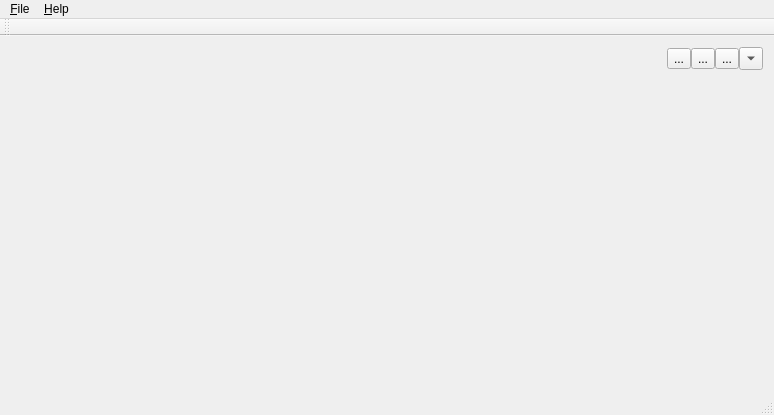
<?xml version="1.0" encoding="UTF-8"?>
<ui version="4.0">
 <class>MainWindow</class>
 <widget class="QMainWindow" name="MainWindow">
  <property name="geometry">
   <rect>
    <x>0</x>
    <y>0</y>
    <width>774</width>
    <height>415</height>
   </rect>
  </property>
  <property name="windowTitle">
   <string>Unit Test Monitor</string>
  </property>
  <property name="windowIcon">
   <iconset resource="../resources/UnitTestMonitor.qrc">
    <normaloff>:/images/utm48.png</normaloff>:/images/utm48.png</iconset>
  </property>
  <property name="styleSheet">
   <string notr="true"/>
  </property>
  <widget class="QWidget" name="centralWidget">
   <layout class="QVBoxLayout" name="centralVerticalLayout">
    <property name="spacing">
     <number>0</number>
    </property>
    <item>
     <widget class="QStackedWidget" name="stackedWidgetGetStarted">
      <property name="currentIndex">
       <number>0</number>
      </property>
      <widget class="QWidget" name="pageApp">
       <layout class="QVBoxLayout" name="verticalLayout_2">
        <property name="spacing">
         <number>0</number>
        </property>
        <property name="leftMargin">
         <number>0</number>
        </property>
        <property name="topMargin">
         <number>0</number>
        </property>
        <property name="rightMargin">
         <number>0</number>
        </property>
        <property name="bottomMargin">
         <number>0</number>
        </property>
        <item>
         <widget class="QWidget" name="branchTabsWidget" native="true">
          <layout class="QHBoxLayout" name="branchTabsLayout">
           <property name="spacing">
            <number>0</number>
           </property>
           <property name="leftMargin">
            <number>0</number>
           </property>
           <property name="topMargin">
            <number>0</number>
           </property>
           <property name="rightMargin">
            <number>0</number>
           </property>
           <property name="bottomMargin">
            <number>0</number>
           </property>
           <item>
            <widget class="QWidget" name="branchTabsBar" native="true">
             <layout class="QHBoxLayout" name="branchTabsBarLayout">
              <property name="spacing">
               <number>0</number>
              </property>
              <property name="leftMargin">
               <number>0</number>
              </property>
              <property name="topMargin">
               <number>0</number>
              </property>
              <property name="rightMargin">
               <number>0</number>
              </property>
              <property name="bottomMargin">
               <number>0</number>
              </property>
             </layout>
            </widget>
           </item>
           <item>
            <spacer name="branchTabsHorizontalSpacer">
             <property name="orientation">
              <enum>Qt::Horizontal</enum>
             </property>
             <property name="sizeHint" stdset="0">
              <size>
               <width>40</width>
               <height>20</height>
              </size>
             </property>
            </spacer>
           </item>
           <item>
            <widget class="QWidget" name="branchTabsToolBar" native="true">
             <layout class="QHBoxLayout" name="branchTabsToolBarLayout">
              <property name="spacing">
               <number>0</number>
              </property>
              <property name="leftMargin">
               <number>0</number>
              </property>
              <property name="topMargin">
               <number>0</number>
              </property>
              <property name="rightMargin">
               <number>0</number>
              </property>
              <property name="bottomMargin">
               <number>0</number>
              </property>
              <item>
               <widget class="QToolButton" name="updateBranchToolButton">
                <property name="toolTip">
                 <string>Update current branch</string>
                </property>
                <property name="text">
                 <string>...</string>
                </property>
                <property name="icon">
                 <iconset resource="../resources/UnitTestMonitor.qrc">
                  <normaloff>:/images/update.png</normaloff>:/images/update.png</iconset>
                </property>
               </widget>
              </item>
              <item>
               <widget class="QToolButton" name="addBranchToolButton">
                <property name="toolTip">
                 <string>Add a branch</string>
                </property>
                <property name="text">
                 <string>...</string>
                </property>
                <property name="icon">
                 <iconset resource="../resources/UnitTestMonitor.qrc">
                  <normaloff>:/images/add_branch.png</normaloff>:/images/add_branch.png</iconset>
                </property>
               </widget>
              </item>
              <item>
               <widget class="QToolButton" name="removeBranchToolButton">
                <property name="toolTip">
                 <string>Remove a branch</string>
                </property>
                <property name="text">
                 <string>...</string>
                </property>
                <property name="icon">
                 <iconset resource="../resources/UnitTestMonitor.qrc">
                  <normaloff>:/images/remove_branch.png</normaloff>:/images/remove_branch.png</iconset>
                </property>
               </widget>
              </item>
              <item>
               <widget class="QToolButton" name="branchTabsToolsMenu">
                <property name="toolTip">
                 <string>More branch actions</string>
                </property>
                <property name="text">
                 <string>...</string>
                </property>
                <property name="popupMode">
                 <enum>QToolButton::InstantPopup</enum>
                </property>
                <property name="arrowType">
                 <enum>Qt::DownArrow</enum>
                </property>
               </widget>
              </item>
             </layout>
            </widget>
           </item>
          </layout>
         </widget>
        </item>
        <item>
         <widget class="QStackedWidget" name="stackedWidget">
          <property name="currentIndex">
           <number>0</number>
          </property>
          <widget class="QWidget" name="noTabPage">
           <layout class="QGridLayout" name="gridLayout">
            <property name="leftMargin">
             <number>0</number>
            </property>
            <property name="topMargin">
             <number>0</number>
            </property>
            <property name="rightMargin">
             <number>0</number>
            </property>
            <property name="bottomMargin">
             <number>0</number>
            </property>
            <item row="0" column="0">
             <widget class="QLabel" name="noTabLabel">
              <property name="text">
               <string/>
              </property>
             </widget>
            </item>
           </layout>
          </widget>
          <widget class="QWidget" name="branchTabPage">
           <layout class="QVBoxLayout" name="verticalLayout">
            <property name="spacing">
             <number>0</number>
            </property>
            <property name="leftMargin">
             <number>0</number>
            </property>
            <property name="topMargin">
             <number>2</number>
            </property>
            <property name="rightMargin">
             <number>0</number>
            </property>
            <property name="bottomMargin">
             <number>0</number>
            </property>
            <item>
             <layout class="QHBoxLayout" name="tabToolsLayout">
              <property name="spacing">
               <number>0</number>
              </property>
              <item>
               <spacer name="tabToolsHorizontalSpacer">
                <property name="orientation">
                 <enum>Qt::Horizontal</enum>
                </property>
                <property name="sizeHint" stdset="0">
                 <size>
                  <width>40</width>
                  <height>20</height>
                 </size>
                </property>
               </spacer>
              </item>
              <item>
               <widget class="QWidget" name="tabToolBar" native="true">
                <layout class="QHBoxLayout" name="tabToolBarLayout">
                 <property name="spacing">
                  <number>0</number>
                 </property>
                 <property name="leftMargin">
                  <number>0</number>
                 </property>
                 <property name="topMargin">
                  <number>0</number>
                 </property>
                 <property name="rightMargin">
                  <number>0</number>
                 </property>
                 <property name="bottomMargin">
                  <number>0</number>
                 </property>
                 <item>
                  <widget class="QToolButton" name="deleteTestrunToolButton">
                   <property name="toolTip">
                    <string>Delete selected test run column</string>
                   </property>
                   <property name="text">
                    <string/>
                   </property>
                   <property name="icon">
                    <iconset resource="../resources/UnitTestMonitor.qrc">
                     <normaloff>:/images/deleteTestrun.png</normaloff>:/images/deleteTestrun.png</iconset>
                   </property>
                  </widget>
                 </item>
                 <item>
                  <widget class="QToolButton" name="viewTlogToolButton">
                   <property name="toolTip">
                    <string>Show tlog of testcase</string>
                   </property>
                   <property name="text">
                    <string>...</string>
                   </property>
                   <property name="icon">
                    <iconset resource="../resources/UnitTestMonitor.qrc">
                     <normaloff>:/images/view_tlog.png</normaloff>:/images/view_tlog.png</iconset>
                   </property>
                  </widget>
                 </item>
                 <item>
                  <widget class="QToolButton" name="viewLcovToolButton">
                   <property name="toolTip">
                    <string>Show coverage report of library</string>
                   </property>
                   <property name="text">
                    <string>...</string>
                   </property>
                   <property name="icon">
                    <iconset resource="../resources/UnitTestMonitor.qrc">
                     <normaloff>:/images/view_lcov.png</normaloff>:/images/view_lcov.png</iconset>
                   </property>
                  </widget>
                 </item>
                </layout>
               </widget>
              </item>
              <item>
               <widget class="QToolButton" name="tabToolsMenu">
                <property name="text">
                 <string>...</string>
                </property>
                <property name="popupMode">
                 <enum>QToolButton::InstantPopup</enum>
                </property>
                <property name="arrowType">
                 <enum>Qt::DownArrow</enum>
                </property>
               </widget>
              </item>
             </layout>
            </item>
            <item>
             <widget class="QTreeView" name="branchTestsTreeView">
              <property name="editTriggers">
               <set>QAbstractItemView::NoEditTriggers</set>
              </property>
              <attribute name="headerStretchLastSection">
               <bool>false</bool>
              </attribute>
             </widget>
            </item>
           </layout>
          </widget>
         </widget>
        </item>
       </layout>
      </widget>
      <widget class="QWidget" name="pageGetStarted">
       <layout class="QVBoxLayout" name="verticalLayout_3">
        <item>
         <spacer name="verticalSpacer">
          <property name="orientation">
           <enum>Qt::Vertical</enum>
          </property>
          <property name="sizeHint" stdset="0">
           <size>
            <width>20</width>
            <height>77</height>
           </size>
          </property>
         </spacer>
        </item>
        <item>
         <layout class="QHBoxLayout" name="horizontalLayout">
          <item>
           <spacer name="horizontalSpacer">
            <property name="orientation">
             <enum>Qt::Horizontal</enum>
            </property>
            <property name="sizeHint" stdset="0">
             <size>
              <width>40</width>
              <height>20</height>
             </size>
            </property>
           </spacer>
          </item>
          <item>
           <widget class="QToolButton" name="toolButtonGetStarted">
            <property name="minimumSize">
             <size>
              <width>161</width>
              <height>161</height>
             </size>
            </property>
            <property name="maximumSize">
             <size>
              <width>161</width>
              <height>161</height>
             </size>
            </property>
            <property name="toolTip">
             <string>Create a new monitor set file to store unit test data</string>
            </property>
            <property name="text">
             <string>Create a new monitor set file to store unit test data</string>
            </property>
            <property name="icon">
             <iconset resource="../resources/UnitTestMonitor.qrc">
              <normaloff>:/images/new128.png</normaloff>:/images/new128.png</iconset>
            </property>
            <property name="iconSize">
             <size>
              <width>128</width>
              <height>128</height>
             </size>
            </property>
           </widget>
          </item>
          <item>
           <spacer name="horizontalSpacer_2">
            <property name="orientation">
             <enum>Qt::Horizontal</enum>
            </property>
            <property name="sizeHint" stdset="0">
             <size>
              <width>40</width>
              <height>20</height>
             </size>
            </property>
           </spacer>
          </item>
         </layout>
        </item>
        <item>
         <widget class="QLabel" name="label">
          <property name="text">
           <string>Create a new monitor set file to store unit test data.</string>
          </property>
          <property name="alignment">
           <set>Qt::AlignCenter</set>
          </property>
         </widget>
        </item>
        <item>
         <spacer name="verticalSpacer_2">
          <property name="orientation">
           <enum>Qt::Vertical</enum>
          </property>
          <property name="sizeHint" stdset="0">
           <size>
            <width>20</width>
            <height>77</height>
           </size>
          </property>
         </spacer>
        </item>
       </layout>
      </widget>
     </widget>
    </item>
   </layout>
  </widget>
  <widget class="QMenuBar" name="menuBar">
   <property name="geometry">
    <rect>
     <x>0</x>
     <y>0</y>
     <width>774</width>
     <height>19</height>
    </rect>
   </property>
   <widget class="QMenu" name="menuFile">
    <property name="title">
     <string>&amp;File</string>
    </property>
    <addaction name="actionNewMonitorSet"/>
    <addaction name="actionOpenMonitorSet"/>
    <addaction name="separator"/>
    <addaction name="actionPlaceHolderRecentFiles"/>
    <addaction name="separator"/>
    <addaction name="actionQuit"/>
   </widget>
   <widget class="QMenu" name="menu_Help">
    <property name="title">
     <string>&amp;Help</string>
    </property>
    <addaction name="actionAboutQt"/>
    <addaction name="actionAbout"/>
   </widget>
   <addaction name="menuFile"/>
   <addaction name="menu_Help"/>
  </widget>
  <widget class="QToolBar" name="mainToolBar">
   <attribute name="toolBarArea">
    <enum>TopToolBarArea</enum>
   </attribute>
   <attribute name="toolBarBreak">
    <bool>false</bool>
   </attribute>
  </widget>
  <widget class="QStatusBar" name="statusBar"/>
  <action name="actionNewMonitorSet">
   <property name="icon">
    <iconset resource="../resources/UnitTestMonitor.qrc">
     <normaloff>:/images/new.png</normaloff>:/images/new.png</iconset>
   </property>
   <property name="text">
    <string>&amp;New Monitor Set...</string>
   </property>
   <property name="toolTip">
    <string>Create a new monitor set</string>
   </property>
   <property name="shortcut">
    <string>Ctrl+N</string>
   </property>
  </action>
  <action name="actionOpenMonitorSet">
   <property name="icon">
    <iconset resource="../resources/UnitTestMonitor.qrc">
     <normaloff>:/images/open.png</normaloff>:/images/open.png</iconset>
   </property>
   <property name="text">
    <string>&amp;Open Monitor Set...</string>
   </property>
   <property name="toolTip">
    <string>Open a monitor sdet</string>
   </property>
   <property name="shortcut">
    <string>Ctrl+O</string>
   </property>
  </action>
  <action name="actionRecent">
   <property name="text">
    <string>&amp;Recent</string>
   </property>
  </action>
  <action name="actionQuit">
   <property name="icon">
    <iconset resource="../resources/UnitTestMonitor.qrc">
     <normaloff>:/images/quit.png</normaloff>:/images/quit.png</iconset>
   </property>
   <property name="text">
    <string>&amp;Quit</string>
   </property>
   <property name="shortcut">
    <string>Ctrl+Q</string>
   </property>
  </action>
  <action name="actionPlaceHolderRecentFiles">
   <property name="text">
    <string>placeHolderRecentFiles</string>
   </property>
   <property name="toolTip">
    <string>Open recent file</string>
   </property>
   <property name="visible">
    <bool>false</bool>
   </property>
  </action>
  <action name="actionAboutQt">
   <property name="text">
    <string>About &amp;Qt</string>
   </property>
  </action>
  <action name="actionAbout">
   <property name="text">
    <string>&amp;About</string>
   </property>
  </action>
 </widget>
 <layoutdefault spacing="6" margin="11"/>
 <resources>
  <include location="../resources/UnitTestMonitor.qrc"/>
 </resources>
 <connections/>
</ui>
